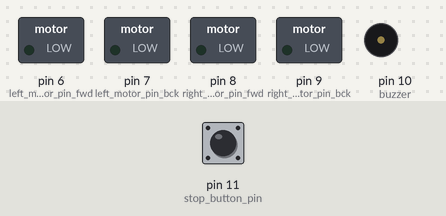
A sketch run on a simulated Arduino Uno, built with avr-gcc and run on an emulated ATmega328P. Shown: switched loads named in the sketch (green lamp = pin HIGH), buzzer (waves = sounding). The test bench sets the inputs (shaded band); at power-on: pin 11 (stop_button_pin) HIGH.

Above: at 1.2 s.
1.3 s: pin 11 (stop_button_pin) pulled LOW for 0.15 s
At 2.7 s:
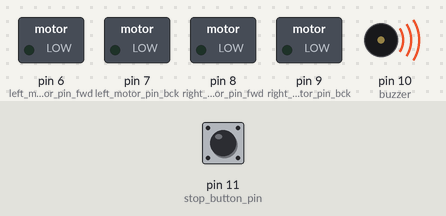
Timing chart, 0 to 7.8 s (numbered marks = the images above; inputs shaded):
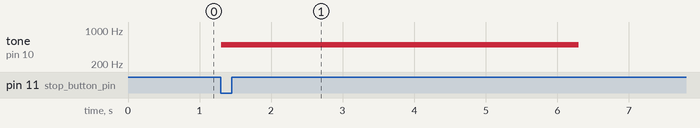

The sketch:

buzzer.ino
```cpp
// définir les pin utilisés par le buzzer stop et son bouton (à changer stv)
int buzzer = 10;
int stop_button_pin = 11;

// définir les pin utilisés par les moteurs
#define left_motor_pin_fwd 6
#define left_motor_pin_bck 7
#define right_motor_pin_fwd 8
#define right_motor_pin_bck 9

void setup(){
   Serial.begin(9600);
   pinMode(buzzer, OUTPUT);
   pinMode(stop_button_pin, INPUT_PULLUP);
   pinMode(left_motor_pin_fwd, OUTPUT);
   pinMode(left_motor_pin_bck, OUTPUT);
   pinMode(right_motor_pin_fwd, OUTPUT);
   pinMode(right_motor_pin_bck, OUTPUT);
}


void loop(){
   if (digitalRead(stop_button_pin) == LOW) {
      // allumer le buzzer avec une fréquence de 500Hz pendant 5s
      tone(buzzer, 500);
      delay(5000); // c'est pas comme ça que ça marche Liam


      // arrêter les moteurs
      analogWrite(left_motor_pin_fwd, 0);
      analogWrite(left_motor_pin_bck, 0);
      analogWrite(right_motor_pin_fwd, 0);
      analogWrite(right_motor_pin_bck, 0);

      // éteindre le buzzer
      noTone(buzzer);
      delay(500);
   }
}
```

Measured:
- after the input at 1.3 s, tone on pin 10 (buzzer): silent → 500 Hz at once, → silent 5.0 s later
